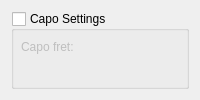
     <widget class="QWidget" name="tabCapoSettings">
      <attribute name="title">
       <string>Capo Settings</string>
      </attribute>
      <layout class="QVBoxLayout" name="capoVerticalLayout">
       <item>
        <widget class="QGroupBox" name="setCapoBox">
         <property name="title">
          <string>Capo Settings</string>
         </property>
         <property name="checkable">
          <bool>true</bool>
         </property>
         <property name="checked">
          <bool>false</bool>
         </property>
         <widget class="QWidget" name="capoHorizontalLayoutWidget">
          <property name="geometry">
           <rect>
            <x>10</x>
            <y>20</y>
            <width>601</width>
            <height>31</height>
           </rect>
          </property>
          <layout class="QHBoxLayout" name="capoHorizontalLayout">
           <item>
            <widget class="QLabel" name="capoLabel">
             <property name="text">
              <string>Capo fret:</string>
             </property>
            </widget>
           </item>
           <item>
             <widget class="QComboBox" name="fretList">
              <item>
               <property name="text">
                <string>No capo</string>
               </property>
              </item>
              <item>
               <property name="text">
                <string>1</string>
               </property>
              </item>
              <item>
               <property name="text">
                <string>2</string>
               </property>
              </item>
              <item>
               <property name="text">
                <string>3</string>
               </property>
              </item>
              <item>
               <property name="text">
                <string>4</string>
               </property>
              </item>
              <item>
               <property name="text">
                <string>5</string>
               </property>
              </item>
              <item>
               <property name="text">
                <string>6</string>
               </property>
              </item>
              <item>
               <property name="text">
                <string>7</string>
               </property>
              </item>
              <item>
               <property name="text">
                <string>8</string>
               </property>
              </item>
              <item>
               <property name="text">
                <string>9</string>
               </property>
              </item>
              <item>
               <property name="text">
                <string>10</string>
               </property>
              </item>
              <item>
               <property name="text">
                <string>11</string>
               </property>
              </item>
              <item>
               <property name="text">
                <string>12</string>
               </property>
              </item>
             </widget>
           </item>
          </layout>
         </widget>
        </widget>
       </item>
      </layout>
     </widget>
